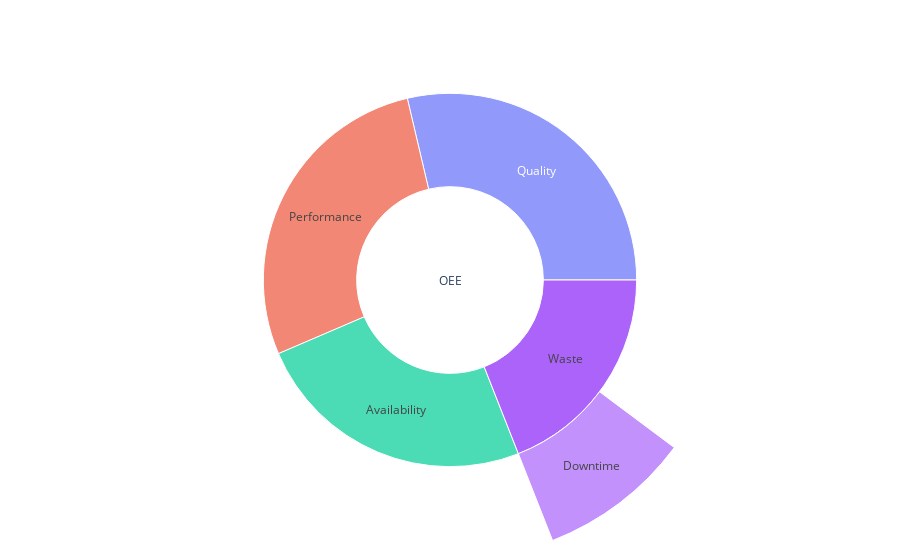

Here is the notebook cell this chart was saved with:
### Code cell
import plotly.graph_objects as go

fig =go.Figure(go.Sunburst(
    labels=["OEE", "Availability", "Performance", "Quality", "Waste","Downtime"],# "Downtime", "Good Parts", "Scrap", "Max. Speed", "Speed_loss"],
    parents=["", "OEE", "OEE", "OEE", "OEE", "Waste"],# "Availability", "Quality", "Quality","Performance", "Performance"],
    values=[ 300, availabilty, performance, quality, 300-quality-availabilty-performance, 100-availabilty ],#, 100-availabilty, availabilty, good_part, scrap_part, max_performance, max_performance-current_performance
    branchvalues="total",
    
    
))
fig.update_layout(margin = dict(t=0, l=0, r=0, b=0))

fig.show()

### Figure 1 — Plotly figure (JSON) as saved in the notebook; plotly's stock layout.template omitted (floating-point values rounded to 4 significant figures)
{"data": [{"branchvalues": "total", "labels": ["OEE", "Availability", "Performance", "Quality", "Waste", "Downtime"], "parents": ["", "OEE", "OEE", "OEE", "OEE", "Waste"], "type": "sunburst", "values": [300, 73.55, 83.34, 86.02, 57.09, 26.45]}], "layout": {"margin": {"b": 0, "l": 0, "r": 0, "t": 0}}}
